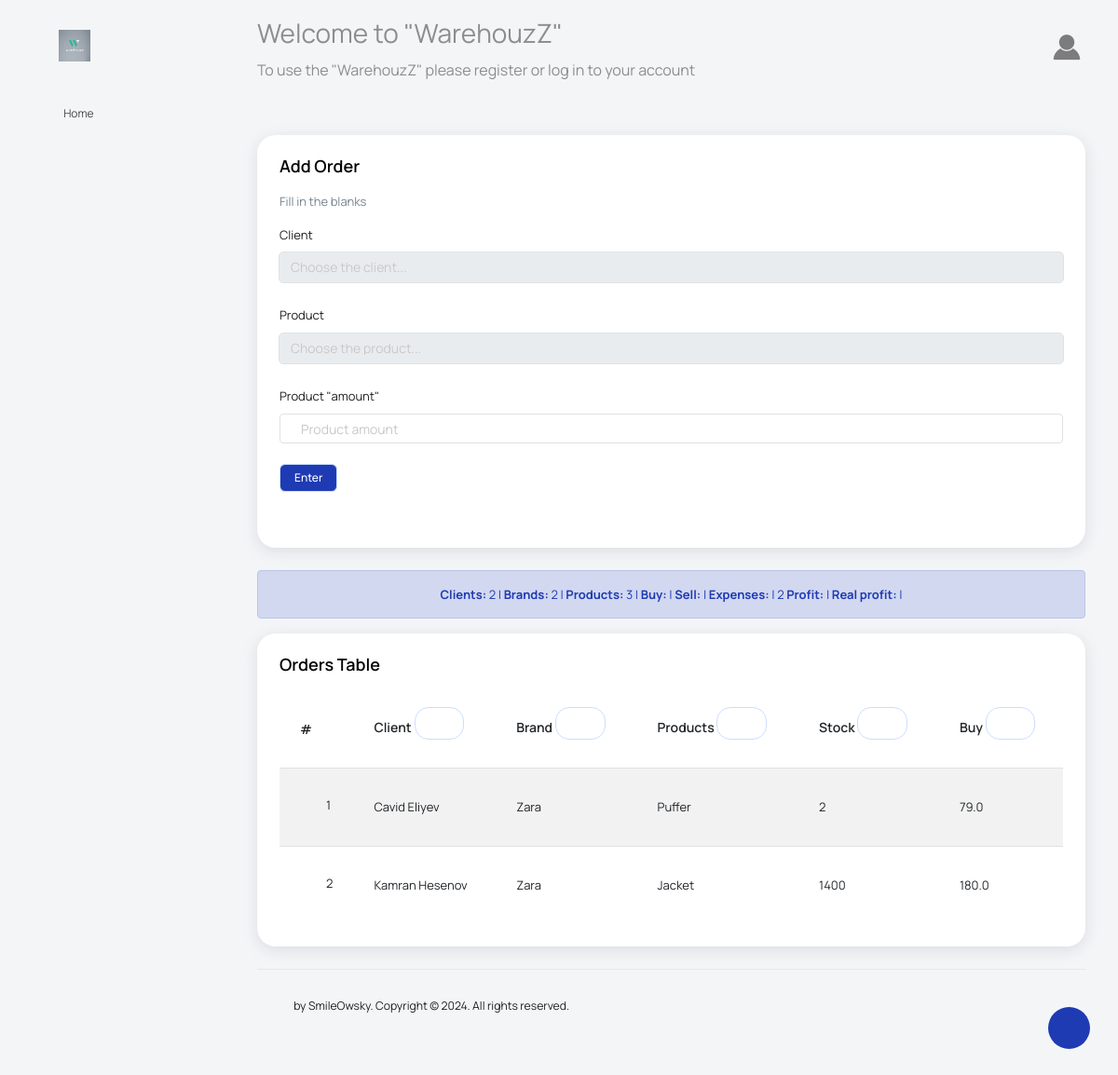
The page /orders on the database its author committed.
### main/models.py (models this page shows, shortened)
class Orders(models.Model):
    client = models.ForeignKey(Clients, on_delete=models.CASCADE)
    product = models.ForeignKey(Products, on_delete=models.CASCADE)
    amount = models.IntegerField(100)
    add_date = models.DateField(auto_now_add=True)
    tesdiq = models.IntegerField(default=0)
    @property
    def profit(self):
        x = (self.product.sell - self.product.buy) * self.amount
        return round(x, 3)

class Clients(models.Model):
    name = models.CharField(max_length=15)
    surname = models.CharField(max_length=15)
    email = models.CharField(max_length=20)
    phone = models.CharField(max_length=15)
    company = models.CharField(max_length=15)
    add_date = models.DateField(auto_now_add=True)

class Products(models.Model):
    brand = models.ForeignKey(Brand, on_delete=models.CASCADE)
    supplier_id = models.ForeignKey(Supplier, on_delete=models.CASCADE)
    product = models.CharField(max_length=15)
    product_photo = models.ImageField(
        upload_to='media/', blank=False, null=False)
    buy = models.FloatField(max_length=100)
    sell = models.FloatField(max_length=100)
    quantity = models.IntegerField(100)
    add_date = models.DateField(auto_now=True)

class Brand(models.Model):
    brand_name = models.CharField(max_length=20)
    brand_pic = models.ImageField(upload_to='media/', blank=False, null=False)
    add_date = models.DateField(auto_now_add=True)

### main/views.py (the view, shortened to what this page needs)
# urls.py: path('orders', views.orders, name='orders'),
def orders(request):
    data = ''
    del_all = []
    if 'delete_all' in request.POST:
        del_all = request.POST.getlist('x[]')
        if not del_all:
            messages.info(request, "Please select to delete.",
                          extra_tags='error')
    if 'search' in request.POST:
        data = Orders.objects.filter(
            Q(orders__contains=request.POST['question'])).order_by('-id')
    else:
        if 'order' in request.POST:
            if request.POST['order'] == 'a':
                data = Orders.objects.all().order_by('client_id')
            elif request.POST['order'] == 'b':
                data = Orders.objects.all().order_by('-client_id')
            elif request.POST['order'] == 'c':
                data = Orders.objects.all().order_by('product__brand__brand_name')
            elif request.POST['order'] == 'd':
                data = Orders.objects.all().order_by('-product__brand__brand_name')
            elif request.POST['order'] == 'e':
                data = Orders.objects.all().order_by('product_id')
            elif request.POST['order'] == 'f':
                data = Orders.objects.all().order_by('-product_id')
            elif request.POST['order'] == 'g':
                data = Orders.objects.all().order_by('amount')
            elif request.POST['order'] == 'h':
                data = Orders.objects.all().order_by('-amount')
            elif request.POST['order'] == 'i':
                data = Orders.objects.all().order_by('product__buy')
            elif request.POST['order'] == 'j':
                data = Orders.objects.all().order_by('-product__buy')
            elif request.POST['order'] == 'k':
                data = Orders.objects.all().order_by('product__sell')
            elif request.POST['order'] == 'l':
                data = Orders.objects.all().order_by('-product__sell')
            elif request.POST['order'] == 'm':
                data = Orders.objects.all().order_by('product__quantity')
            elif request.POST['order'] == 'n':
                data = Orders.objects.all().order_by('-product__quantity')
            elif request.POST['order'] == 'o':
                data = Orders.objects.annotate(
                    calculated_profit=ExpressionWrapper(
                        F('product__sell') - F('product__buy') * F('amount'),
                        output_field=FloatField()
                    )
                ).order_by('calculated_profit')
            elif request.POST['order'] == 'p':
                data = Orders.objects.annotate(
                    calculated_profit=ExpressionWrapper(
                        F('product__sell') - F('product__buy') * F('amount'),
                        output_field=FloatField()
                    )
                ).order_by('-calculated_profit')
            elif request.POST['order'] == 'q':
                data = Orders.objects.all().order_by('add_date')
            elif request.POST['order'] == 'r':
                data = Orders.objects.all().order_by('-add_date')
        else:
            data = Orders.objects.all().order_by('-id')
    client = Clients.objects.all().order_by('name')
    product = Products.objects.all().order_by('product')
    return render(request, 'orders.html', {'del_all': del_all, 'client': client, 'product': product, 'data': data, 'expens_num': expens_num, 'brand_num': brand_num, 'client_num': client_num, 'product_num': product_num})

### main/templates/orders.html (shortened to what this page needs)
{% extends 'main_layout.html' %}
{% block 'content' %}
{% if edit %}
<div class="row">
  <div class="col-12 grid-margin stretch-card">
    <div class="card">
      <div class="card-body">
        <h4 class="card-title">Edit Orders</h4>
        <p class="card-description">
          Edit the information in the cells
        </p>
        <form method="post" action="{% url 'orders_update' edit.id %}">
          {% csrf_token %}
          <div class="form-group">
            <label>Edit client</label>
            <select name="client_id" class="form-control">
              <option value="">Choose the client</option>
              {% for client_obj in client %}
              <option {% if edit.client.id == client_obj.id %} selected {% endif %} value="{{client_obj.id}}">{{client_obj.name}}
                {{client_obj.surname}}</option>
              {% endfor %}
            </select>
          </div>
          <div class="form-group">
            <label>Edit product</label>
            <select name="product_id" class="form-control">
              <option value="">Choose the product</option>
              {% for product_obj in product %}
              <option {% if edit.product.id == product_obj.id %} selected {% endif %} value="{{product_obj.id}}">
                {{product_obj.brand.brand_name}} - {{product_obj.product}} [{{product_obj.quantity}}]</option>
              {% endfor %}
            </select>
          </div>
          <div class="form-group">
            <label>Edit "amount" of product</label>
            <input type="text" class="form-control" placeholder="Edit amount of product" name="amount" value="{{edit.amount}}"><br>
            <button name="update" class="btn btn-primary text-white">Update</button>
            <a href="{% url 'orders' %}"><button type="button" class="btn btn-danger text-white">Cancel</button></a>
          </div>
        </form>
      </div>
    </div>
  </div>
</div>
{% else %}
<div class="row">
  <div class="col-12 grid-margin stretch-card">
    <div class="card">
      <div class="card-body">
        <h4 class="card-title">Add order</h4>
        <p class="card-description">
          Fill in the blanks
        </p>
        <form method="post" class="forms-sample" class="forms-sample">
          <div class="form-group">
            <label>Client</label>
            <select name="client_id" class="form-control">
              <option value="">Choose the client...</option>
            </select>
          </div>
          <div class="form-group">
            <label>Product</label>
            <select name="product_id" class="form-control">
              <option value="">Choose the product...</option>
            </select>
          </div>
          <div class="form-group">
            <label>Product "amount"</label>
            <input type="text" class="form-control" placeholder="Product amount" name="amount"><br>
            <button name="enter" class="btn btn-primary text-white">Enter</button>
          </div>
        </form>
      </div>
    </div>
  </div>
</div>
{% endif %}
<div class="alert alert-primary" role="alert">
  <center>
    <b>Clients: </b> {{client_num}} |
    <b>Brands: </b> {{brand_num}} |
    <b>Products: </b> {{product_num}} |
    <b>Buy: </b> |
    <b>Sell: </b> |
    <b>Expenses: </b> | {{expens_num}}
    <b>Profit: </b> | {{profit_total}}
    <b>Real profit: </b> |
  </center>
</div>
<div class="row">
  <div class="col-lg-12 grid-margin stretch-card">
    <div class="card">
      <div class="card-body">
        <h4 class="card-title">Orders Table</h4>
        <div class="table-responsive">
          <form method="post" action="#table">
            <table class="table table-striped" id="table">
              <thead>
                <th>#</th>
                <th>
                  Client
                  {% if request.POST.order == 'a' %}
                  <button class="btn btn-link btn-sm" name="order" value="b"><i class="mdi mdi-sort-alphabetical"></i></button>
                  {% else %}
                  <button class="btn btn-link btn-sm" name="order" value="a"><i class="mdi mdi-sort-alphabetical"></i></button>
                  {% endif %}
                </th>
                <th>
                  Brand
                  {% if request.POST.order == 'c' %}
                  <button class="btn btn-link btn-sm" name="order" value="d"><i class="mdi mdi-sort-alphabetical"></i></button>
                  {% else %}
                  <button class="btn btn-link btn-sm" name="order" value="c"><i class="mdi mdi-sort-alphabetical"></i></button>
                  {% endif %}
                </th>
                <th>
                  Products
                  {% if request.POST.order == 'e' %}
                  <button class="btn btn-link btn-sm" name="order" value="f"><i class="mdi mdi-sort-alphabetical"></i></button>
                  {% else %}
                  <button class="btn btn-link btn-sm" name="order" value="e"><i class="mdi mdi-sort-alphabetical"></i></button>
                  {% endif %}
                </th>
                <th>
                  Stock
                  {% if request.POST.order == 'g' %}
                  <button class="btn btn-link btn-sm" name="order" value="h"><i class="mdi mdi-sort-numeric"></i></button>
                  {% else %}
                  <button class="btn btn-link btn-sm" name="order" value="g"><i class="mdi mdi-sort-numeric"></i></button>
                  {% endif %}
                </th>
                <th>
                  Buy
                  {% if request.POST.order == 'i' %}
                  <button class="btn btn-link btn-sm" name="order" value="j"><i class="mdi mdi-sort-numeric"></i></button>
                  {% else %}
                  <button class="btn btn-link btn-sm" name="order" value="i"><i class="mdi mdi-sort-numeric"></i></button>
                  {% endif %}
                </th>
              </thead>
              <tbody>
                {% for info in data %}
                <tr>
                  <td>
                    {% if info.tesdiq == 0 %}
                    <div class="form-check form-check-info">
                      <label class="form-check-label">
                           name="x[]" value="{{info.id}}">{{forloop.counter}}
                      </label>
                    </div>
                    {% else %}
                    {{forloop.counter}}
                    {% endif %}
                  </td>
                  <td>{{info.client.name}} {{info.client.surname}}</td>
                  <td>{{info.product.brand.brand_name}}</td>
                  <td>{{info.product.product}}</td>
                  <td>{{info.product.quantity}}</td>
                  <td>{{info.product.buy}}</td>
                </tr>
                {% endfor %}
              </tbody>
            </table>
          </form>
        </div>
      </div>
    </div>
  </div>
</div>
{% endblock %}

### rows shown on the page
Orders: client.name "Cavid", client.surname "Eliyev", product.brand.brand_name "Zara", product.product "Puffer", product.quantity "2", product.buy "79.0"
Orders: client.name "Kamran", client.surname "Hesenov", product.brand.brand_name "Zara", product.product "Jacket", product.quantity "1400", product.buy "180.0"

### other values the page prints
{{ client_num }} "2"
{{ brand_num }} "2"
{{ product_num }} "3"
{{ expens_num }} "2"
